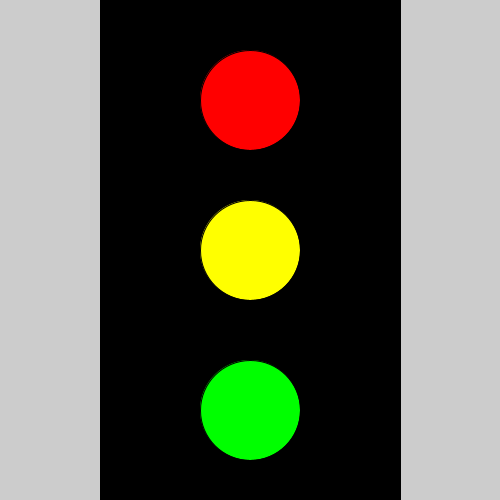
Frame 1 (no input)
Frame 60 (the mouse pressed at the canvas centre just before this capture): identical to frame 1, image omitted
Frame 120 (the mouse held since frame 60 and released just before this capture): identical to frame 1, image omitted

The Processing sketch that drew this single still picture (run headless with seeded random() and noise(); from frame 60 on, the mouse is pressed at the canvas centre):

// Processing sketch: processing_127254
// ── processing_127254.pde

void setup() {  //setup function called initially, only once
size(500,500)
}
void draw() {  //draw function loops 
    ellipseMode(CENTER);
    rectMode(CENTER);
    fill(0,0,0);
    rect(250,250,300,500);
    fill(255,0,0);
    ellipse(250,100,100,100);
    fill(255,255,0);
    ellipse(250,250,100,100);
    fill(0,255,0);
    ellipse(250,410,100,100);
}
